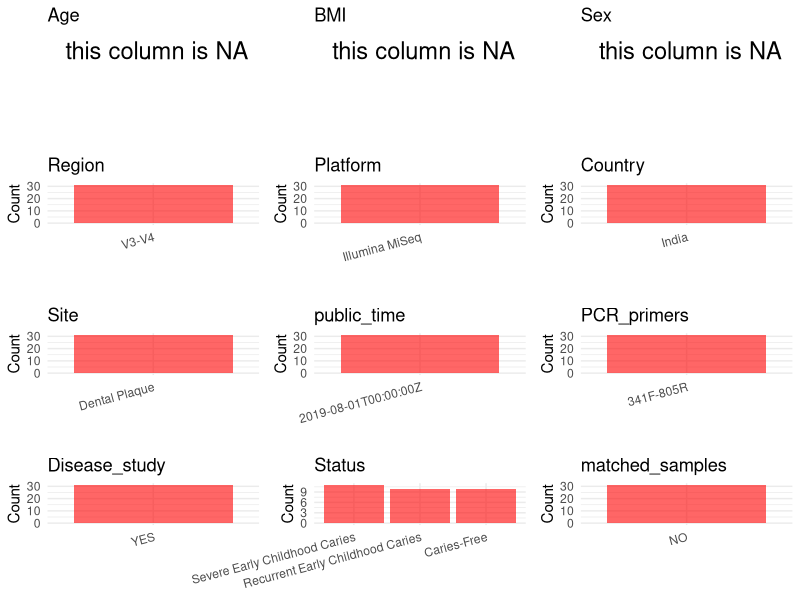

Reproduce this figure in R. (Note: this script raises an error after producing the figure.)
## ---- chunk 1
library(tidyverse)
library(ggplot2)
library(cowplot)

setwd("C:/Users/zyc/Desktop/oral_project/PRJNA454811")
initial_meta <- read.csv("SraRunTable.csv", header = TRUE) 
head(initial_meta)
## ---- chunk 2
metadata <- data.frame(
  BioProject = initial_meta$BioProject,
  Run = initial_meta$Run,
  sample_name = initial_meta$Library.Name,
  Age = NA, 
  BMI = NA,  
  Sex = NA,
  Platform = initial_meta$Instrument,
  Country = initial_meta$geo_loc_name_country,
  Site = initial_meta$env_material,
  public_time = initial_meta$ReleaseDate,
  stringsAsFactors = FALSE
)
## ---- chunk 3
 # metadata <- metadata %>%
 #  mutate(Sex = recode(Sex, "female" = "F", "male" = "M"))
metadata <-metadata%>%
  mutate(Status = str_remove_all(sample_name,"[^A-Za-z]"))%>%
  mutate(Status = case_when(
    Status == "CF" ~ "Caries-Free",
    Status == "SC" ~ "Severe Early Childhood Caries",
    TRUE ~ " Recurrent Early Childhood Caries"
  ))
## ---- chunk 4
metadata$matched_samples = "NO"
metadata$Region = "V3-V4"
metadata$title <- "Bacterial diversity and functional analysis of severe early childhood caries and recurrence in India"
metadata$Disease_study <- "YES"
metadata$PCR_primers <- "341F-805R"
head(metadata)
## ---- chunk 5
print(paste("Number of unique runs:", length(unique(metadata$Run))))
print(paste("Number of unique sample names:", length(unique(metadata$sample_name))))
## ---- chunk 6
plot_data <- metadata %>%
  select(-BioProject, -Run, -sample_name, -title)

# Function to create simple plots for each column
create_simple_plots <- function(data) {
  plots <- list()
  
  for (col in colnames(data)) {
    # Check if the column is all NA
    if (all(is.na(data[[col]]))) {
      # Create an empty plot with text indicating all NA
      p <- ggplot() +
        annotate("text", x = 0.5, y = 0.5, label = "this column is NA", size = 6) +
        labs(title = col) +
        theme_void()
    } else if (is.numeric(data[[col]])) {
      # Numeric variable: histogram
      p <- ggplot(data, aes(x = .data[[col]])) +
        geom_histogram(fill = "blue", alpha = 0.6, bins = 20, na.rm = T) +
        labs(title = col) +
        theme_minimal()
    } else {
      # Categorical variable: bar plot (remove NA values)
      count_data <- as.data.frame(table(data[[col]], useNA = "ifany"))
      p <- ggplot(count_data, aes(x = reorder(Var1, -Freq), y = Freq)) +
        geom_col(fill = "red", alpha = 0.6) +
        labs(title = col, x = NULL, y = "Count") +
        theme_minimal() +
        theme(axis.text.x = element_text(angle = 15, hjust = 1))
    }
    plots[[col]] <- p
  }
  
  return(plots)
}


plots <- create_simple_plots(plot_data)
p<-plot_grid(plots$Age, 
          plots$BMI, 
          plots$Sex, 
          plots$Region, 
          plots$Platform, 
          plots$Country, 
          plots$Site,
          plots$public_time, 
          plots$PCR_primers,
          plots$Disease_study,
          plots$Status,
          plots$matched_samples,# add 
          ncol = 3, align = "hv", axis = "lb")
ggsave("Metadata_Summary.png", plot = p, width = 8, height = 6, dpi = 150)


## ---- chunk 7
knitr::include_graphics("Metadata_Summary.png")
## ---- chunk 8
metadata <- metadata[, c(
  "BioProject", "Run", "sample_name", "Age", "BMI", "Sex", 
  "Region", "Platform", "Country", "Site", "public_time", 
  "PCR_primers", "title", "Disease_study", "Status","matched_samples"
)]

write.csv(metadata, file = "metadata.csv", quote = FALSE)
